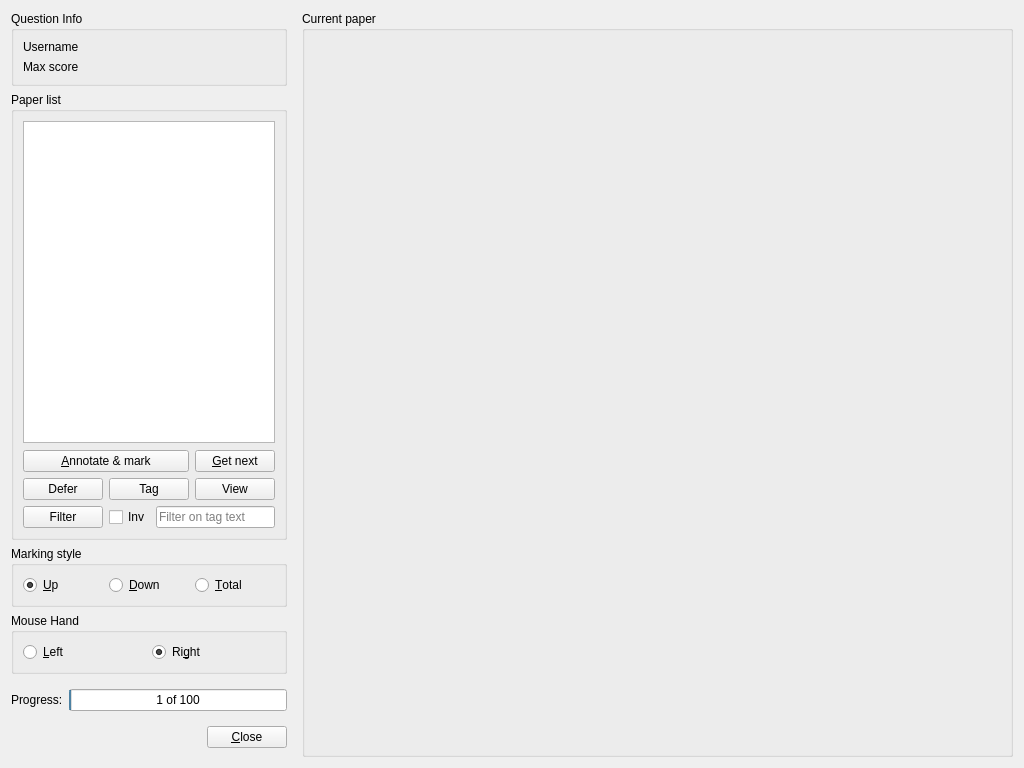
<?xml version="1.0" encoding="UTF-8"?>
<ui version="4.0">
 <class>MarkerWindow</class>
 <widget class="QWidget" name="MarkerWindow">
  <property name="windowModality">
   <enum>Qt::WindowModal</enum>
  </property>
  <property name="geometry">
   <rect>
    <x>0</x>
    <y>0</y>
    <width>1024</width>
    <height>768</height>
   </rect>
  </property>
  <property name="windowTitle">
   <string>Mark papers</string>
  </property>
  <layout class="QHBoxLayout" name="horizontalLayout_2" stretch="1,3">
   <item>
    <widget class="QFrame" name="frame">
     <property name="frameShape">
      <enum>QFrame::NoFrame</enum>
     </property>
     <property name="frameShadow">
      <enum>QFrame::Plain</enum>
     </property>
     <layout class="QVBoxLayout" name="verticalLayout">
      <property name="leftMargin">
       <number>0</number>
      </property>
      <property name="topMargin">
       <number>0</number>
      </property>
      <item>
       <widget class="QGroupBox" name="infoBox">
        <property name="title">
         <string>Question Info</string>
        </property>
        <layout class="QFormLayout" name="formLayout_2">
         <item row="0" column="0">
          <widget class="QLabel" name="label_2">
           <property name="text">
            <string>Username </string>
           </property>
          </widget>
         </item>
         <item row="0" column="1">
          <widget class="QLabel" name="userLabel">
           <property name="text">
            <string notr="true">&lt;username&gt;</string>
           </property>
          </widget>
         </item>
         <item row="1" column="0">
          <widget class="QLabel" name="label_5">
           <property name="text">
            <string>Max score</string>
           </property>
          </widget>
         </item>
         <item row="1" column="1">
          <widget class="QLabel" name="maxscoreLabel">
           <property name="text">
            <string notr="true">&lt;number&gt;</string>
           </property>
          </widget>
         </item>
        </layout>
       </widget>
      </item>
      <item>
       <widget class="QGroupBox" name="tableBox">
        <property name="sizePolicy">
         <sizepolicy hsizetype="Preferred" vsizetype="Expanding">
          <horstretch>0</horstretch>
          <verstretch>1</verstretch>
         </sizepolicy>
        </property>
        <property name="title">
         <string>Paper list</string>
        </property>
        <layout class="QVBoxLayout" name="verticalLayout_2">
         <item>
          <widget class="SimpleTableView" name="tableView">
           <property name="sizePolicy">
            <sizepolicy hsizetype="Expanding" vsizetype="Expanding">
             <horstretch>0</horstretch>
             <verstretch>0</verstretch>
            </sizepolicy>
           </property>
           <property name="minimumSize">
            <size>
             <width>250</width>
             <height>0</height>
            </size>
           </property>
           <property name="editTriggers">
            <set>QAbstractItemView::NoEditTriggers</set>
           </property>
           <property name="selectionMode">
            <enum>QAbstractItemView::SingleSelection</enum>
           </property>
           <property name="selectionBehavior">
            <enum>QAbstractItemView::SelectRows</enum>
           </property>
          </widget>
         </item>
         <item>
          <widget class="QFrame" name="">
           <layout class="QGridLayout" name="gridLayout">
            <property name="leftMargin">
             <number>0</number>
            </property>
            <property name="topMargin">
             <number>1</number>
            </property>
            <property name="rightMargin">
             <number>0</number>
            </property>
            <property name="bottomMargin">
             <number>0</number>
            </property>
            <item row="0" column="0" colspan="2">
             <widget class="QPushButton" name="annButton">
              <property name="focusPolicy">
               <enum>Qt::NoFocus</enum>
              </property>
              <property name="text">
               <string>&amp;Annotate &amp;&amp; mark</string>
              </property>
             </widget>
            </item>
            <item row="0" column="2">
             <widget class="QPushButton" name="getNextButton">
              <property name="focusPolicy">
               <enum>Qt::NoFocus</enum>
              </property>
              <property name="text">
               <string>&amp;Get next</string>
              </property>
             </widget>
            </item>
            <item row="1" column="0">
             <widget class="QPushButton" name="deferButton">
              <property name="focusPolicy">
               <enum>Qt::NoFocus</enum>
              </property>
              <property name="text">
               <string>Defer</string>
              </property>
             </widget>
            </item>
            <item row="1" column="1">
             <widget class="QPushButton" name="tagButton">
              <property name="focusPolicy">
               <enum>Qt::NoFocus</enum>
              </property>
              <property name="text">
               <string>Tag</string>
              </property>
             </widget>
            </item>
            <item row="1" column="2">
             <widget class="QPushButton" name="viewButton">
              <property name="text">
               <string>View</string>
              </property>
             </widget>
            </item>
           </layout>
          </widget>
         </item>
         <item>
          <widget class="QFrame" name="">
           <layout class="QHBoxLayout" name="horizontalLayout_2">
            <property name="leftMargin">
             <number>0</number>
            </property>
            <property name="topMargin">
             <number>0</number>
            </property>
            <property name="rightMargin">
             <number>0</number>
            </property>
            <property name="bottomMargin">
             <number>0</number>
            </property>
            <item>
             <widget class="QPushButton" name="filterButton">
              <property name="focusPolicy">
               <enum>Qt::NoFocus</enum>
              </property>
              <property name="text">
               <string>Filter</string>
              </property>
             </widget>
            </item>
            <item>
             <widget class="QCheckBox" name="filterInvCB">
              <property name="text">
               <string>Inv</string>
              </property>
             </widget>
            </item>
            <item>
             <widget class="QLineEdit" name="filterLE">
              <property name="sizePolicy">
               <sizepolicy hsizetype="MinimumExpanding" vsizetype="Fixed">
                <horstretch>0</horstretch>
                <verstretch>0</verstretch>
               </sizepolicy>
              </property>
              <property name="focusPolicy">
               <enum>Qt::StrongFocus</enum>
              </property>
              <property name="maxLength">
               <number>256</number>
              </property>
              <property name="placeholderText">
               <string>Filter on tag text</string>
              </property>
              <property name="clearButtonEnabled">
               <bool>true</bool>
              </property>
             </widget>
            </item>
           </layout>
          </widget>
         </item>
        </layout>
       </widget>
      </item>
      <item>
       <widget class="QGroupBox" name="styleChoiceBox">
        <property name="title">
         <string>Marking style</string>
        </property>
        <layout class="QHBoxLayout" name="horizontalLayout_4">
         <item>
          <widget class="QRadioButton" name="markUpRB">
           <property name="text">
            <string>&amp;Up</string>
           </property>
           <property name="checked">
            <bool>true</bool>
           </property>
           <attribute name="buttonGroup">
            <string notr="true">markStyleGroup</string>
           </attribute>
          </widget>
         </item>
         <item>
          <widget class="QRadioButton" name="markDownRB">
           <property name="text">
            <string>&amp;Down</string>
           </property>
           <property name="checked">
            <bool>false</bool>
           </property>
           <attribute name="buttonGroup">
            <string notr="true">markStyleGroup</string>
           </attribute>
          </widget>
         </item>
         <item>
          <widget class="QRadioButton" name="markTotalRB">
           <property name="text">
            <string>&amp;Total</string>
           </property>
           <attribute name="buttonGroup">
            <string notr="true">markStyleGroup</string>
           </attribute>
          </widget>
         </item>
        </layout>
       </widget>
      </item>
      <item>
       <widget class="QGroupBox" name="handChoiceBox">
        <property name="title">
         <string>Mouse Hand</string>
        </property>
        <layout class="QHBoxLayout" name="horizontalLayout_3">
         <item>
          <widget class="QRadioButton" name="leftMouseRB">
           <property name="text">
            <string>&amp;Left</string>
           </property>
           <attribute name="buttonGroup">
            <string notr="true">mouseHandGroup</string>
           </attribute>
          </widget>
         </item>
         <item>
          <widget class="QRadioButton" name="rightMouseRB">
           <property name="text">
            <string>Ri&amp;ght</string>
           </property>
           <property name="checked">
            <bool>true</bool>
           </property>
           <attribute name="buttonGroup">
            <string notr="true">mouseHandGroup</string>
           </attribute>
          </widget>
         </item>
        </layout>
       </widget>
      </item>
      <item>
       <widget class="QFrame" name="frameProgress">
        <layout class="QHBoxLayout" name="layoutProgress">
         <property name="leftMargin">
          <number>0</number>
         </property>
         <property name="rightMargin">
          <number>0</number>
         </property>
         <item>
          <widget class="QLabel" name="labelProgress">
           <property name="text">
            <string>Progress:</string>
           </property>
          </widget>
         </item>
         <item>
          <widget class="QProgressBar" name="mProgressBar">
           <property name="value">
            <number>1</number>
           </property>
           <property name="format">
            <string>%v of %m</string>
           </property>
          </widget>
         </item>
        </layout>
       </widget>
      </item>
      <item>
       <widget class="QFrame" name="frameClose">
        <layout class="QHBoxLayout" name="layoutClose">
         <property name="leftMargin">
          <number>0</number>
         </property>
         <property name="topMargin">
          <number>0</number>
         </property>
         <property name="rightMargin">
          <number>0</number>
         </property>
         <property name="bottomMargin">
          <number>0</number>
         </property>
         <item>
          <spacer name="horizontalSpacer">
           <property name="orientation">
            <enum>Qt::Horizontal</enum>
           </property>
           <property name="sizeHint" stdset="0">
            <size>
             <width>40</width>
             <height>20</height>
            </size>
           </property>
          </spacer>
         </item>
         <item>
          <widget class="QPushButton" name="closeButton">
           <property name="focusPolicy">
            <enum>Qt::NoFocus</enum>
           </property>
           <property name="text">
            <string>&amp;Close</string>
           </property>
          </widget>
         </item>
        </layout>
       </widget>
      </item>
     </layout>
    </widget>
   </item>
   <item>
    <widget class="QGroupBox" name="paperBox">
     <property name="sizePolicy">
      <sizepolicy hsizetype="Expanding" vsizetype="Expanding">
       <horstretch>0</horstretch>
       <verstretch>0</verstretch>
      </sizepolicy>
     </property>
     <property name="title">
      <string>Current paper</string>
     </property>
     <layout class="QGridLayout" name="gridLayout_6">
      <property name="leftMargin">
       <number>0</number>
      </property>
      <property name="topMargin">
       <number>0</number>
      </property>
      <property name="rightMargin">
       <number>0</number>
      </property>
      <property name="bottomMargin">
       <number>0</number>
      </property>
     </layout>
    </widget>
   </item>
  </layout>
 </widget>
 <customwidgets>
  <customwidget>
   <class>SimpleTableView</class>
   <extends>QTableView</extends>
   <header location="global">plom/client/useful_classes.h</header>
  </customwidget>
 </customwidgets>
 <tabstops>
  <tabstop>tableView</tabstop>
  <tabstop>closeButton</tabstop>
 </tabstops>
 <resources/>
 <connections/>
 <buttongroups>
  <buttongroup name="mouseHandGroup"/>
  <buttongroup name="markStyleGroup"/>
 </buttongroups>
</ui>
